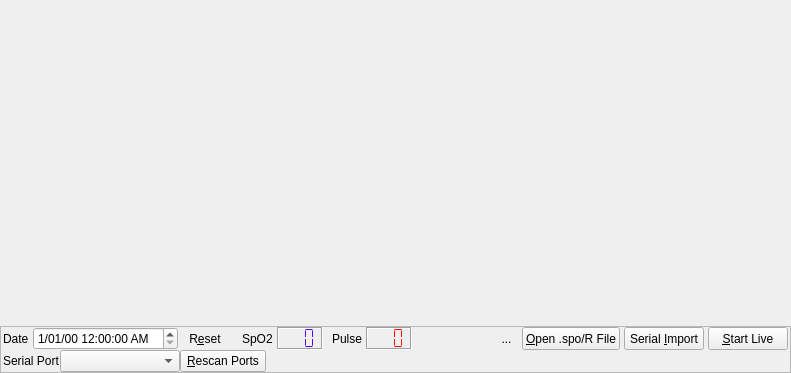
<?xml version="1.0" encoding="UTF-8"?>
<ui version="4.0">
 <class>Oximetry</class>
 <widget class="QWidget" name="Oximetry">
  <property name="geometry">
   <rect>
    <x>0</x>
    <y>0</y>
    <width>791</width>
    <height>373</height>
   </rect>
  </property>
  <property name="windowTitle">
   <string>Form</string>
  </property>
  <layout class="QVBoxLayout" name="verticalLayout">
   <property name="spacing">
    <number>0</number>
   </property>
   <property name="leftMargin">
    <number>0</number>
   </property>
   <property name="topMargin">
    <number>0</number>
   </property>
   <property name="rightMargin">
    <number>0</number>
   </property>
   <property name="bottomMargin">
    <number>0</number>
   </property>
   <item>
    <widget class="QWidget" name="graphArea" native="true">
     <property name="sizePolicy">
      <sizepolicy hsizetype="Expanding" vsizetype="Expanding">
       <horstretch>0</horstretch>
       <verstretch>0</verstretch>
      </sizepolicy>
     </property>
    </widget>
   </item>
   <item>
    <widget class="QFrame" name="frame">
     <property name="sizePolicy">
      <sizepolicy hsizetype="Preferred" vsizetype="Minimum">
       <horstretch>0</horstretch>
       <verstretch>0</verstretch>
      </sizepolicy>
     </property>
     <property name="frameShape">
      <enum>QFrame::StyledPanel</enum>
     </property>
     <property name="frameShadow">
      <enum>QFrame::Raised</enum>
     </property>
     <layout class="QVBoxLayout" name="verticalLayout_2">
      <property name="spacing">
       <number>0</number>
      </property>
      <property name="leftMargin">
       <number>2</number>
      </property>
      <property name="topMargin">
       <number>0</number>
      </property>
      <property name="rightMargin">
       <number>2</number>
      </property>
      <property name="bottomMargin">
       <number>0</number>
      </property>
      <item>
       <layout class="QHBoxLayout" name="horizontalLayout">
        <property name="spacing">
         <number>4</number>
        </property>
        <property name="leftMargin">
         <number>0</number>
        </property>
        <item>
         <widget class="QLabel" name="label_4">
          <property name="sizePolicy">
           <sizepolicy hsizetype="Preferred" vsizetype="Minimum">
            <horstretch>0</horstretch>
            <verstretch>0</verstretch>
           </sizepolicy>
          </property>
          <property name="text">
           <string>Date</string>
          </property>
         </widget>
        </item>
        <item>
         <widget class="QDateTimeEdit" name="dateEdit">
          <property name="sizePolicy">
           <sizepolicy hsizetype="Minimum" vsizetype="Minimum">
            <horstretch>0</horstretch>
            <verstretch>0</verstretch>
           </sizepolicy>
          </property>
          <property name="displayFormat">
           <string>d/MM/yy h:mm:ss AP</string>
          </property>
         </widget>
        </item>
        <item>
         <widget class="QToolButton" name="resetTimeButton">
          <property name="sizePolicy">
           <sizepolicy hsizetype="Fixed" vsizetype="Minimum">
            <horstretch>0</horstretch>
            <verstretch>0</verstretch>
           </sizepolicy>
          </property>
          <property name="styleSheet">
           <string notr="true">QToolButton {
 background: transparent;
 border-radius: 8px;
 border: 2px solid transparent;
}

QToolButton:hover {
 border: 2px solid #456789;
}

QToolButton:pressed {
 border: 2px solid #456789;
 background-color: #89abcd;
}</string>
          </property>
          <property name="text">
           <string>R&amp;eset</string>
          </property>
         </widget>
        </item>
        <item>
         <spacer name="horizontalSpacer_3">
          <property name="orientation">
           <enum>Qt::Horizontal</enum>
          </property>
          <property name="sizeType">
           <enum>QSizePolicy::Fixed</enum>
          </property>
          <property name="sizeHint" stdset="0">
           <size>
            <width>10</width>
            <height>20</height>
           </size>
          </property>
         </spacer>
        </item>
        <item>
         <widget class="QLabel" name="label_3">
          <property name="sizePolicy">
           <sizepolicy hsizetype="Preferred" vsizetype="Minimum">
            <horstretch>0</horstretch>
            <verstretch>0</verstretch>
           </sizepolicy>
          </property>
          <property name="text">
           <string>SpO2</string>
          </property>
         </widget>
        </item>
        <item>
         <widget class="QLCDNumber" name="spo2LCD">
          <property name="sizePolicy">
           <sizepolicy hsizetype="Fixed" vsizetype="Minimum">
            <horstretch>0</horstretch>
            <verstretch>0</verstretch>
           </sizepolicy>
          </property>
          <property name="palette">
           <palette>
            <active>
             <colorrole role="WindowText">
              <brush brushstyle="SolidPattern">
               <color alpha="255">
                <red>85</red>
                <green>0</green>
                <blue>255</blue>
               </color>
              </brush>
             </colorrole>
            </active>
            <inactive>
             <colorrole role="WindowText">
              <brush brushstyle="SolidPattern">
               <color alpha="255">
                <red>85</red>
                <green>0</green>
                <blue>255</blue>
               </color>
              </brush>
             </colorrole>
            </inactive>
            <disabled>
             <colorrole role="WindowText">
              <brush brushstyle="SolidPattern">
               <color alpha="255">
                <red>118</red>
                <green>118</green>
                <blue>117</blue>
               </color>
              </brush>
             </colorrole>
            </disabled>
           </palette>
          </property>
          <property name="frameShadow">
           <enum>QFrame::Sunken</enum>
          </property>
          <property name="digitCount">
           <number>3</number>
          </property>
          <property name="segmentStyle">
           <enum>QLCDNumber::Flat</enum>
          </property>
         </widget>
        </item>
        <item>
         <spacer name="horizontalSpacer_4">
          <property name="orientation">
           <enum>Qt::Horizontal</enum>
          </property>
          <property name="sizeType">
           <enum>QSizePolicy::Fixed</enum>
          </property>
          <property name="sizeHint" stdset="0">
           <size>
            <width>5</width>
            <height>20</height>
           </size>
          </property>
         </spacer>
        </item>
        <item>
         <widget class="QLabel" name="label_2">
          <property name="sizePolicy">
           <sizepolicy hsizetype="Preferred" vsizetype="Minimum">
            <horstretch>0</horstretch>
            <verstretch>0</verstretch>
           </sizepolicy>
          </property>
          <property name="text">
           <string>Pulse</string>
          </property>
         </widget>
        </item>
        <item>
         <widget class="QLCDNumber" name="pulseLCD">
          <property name="sizePolicy">
           <sizepolicy hsizetype="Fixed" vsizetype="Minimum">
            <horstretch>0</horstretch>
            <verstretch>0</verstretch>
           </sizepolicy>
          </property>
          <property name="palette">
           <palette>
            <active>
             <colorrole role="WindowText">
              <brush brushstyle="SolidPattern">
               <color alpha="255">
                <red>255</red>
                <green>0</green>
                <blue>0</blue>
               </color>
              </brush>
             </colorrole>
            </active>
            <inactive>
             <colorrole role="WindowText">
              <brush brushstyle="SolidPattern">
               <color alpha="255">
                <red>255</red>
                <green>0</green>
                <blue>0</blue>
               </color>
              </brush>
             </colorrole>
            </inactive>
            <disabled>
             <colorrole role="WindowText">
              <brush brushstyle="SolidPattern">
               <color alpha="255">
                <red>118</red>
                <green>118</green>
                <blue>117</blue>
               </color>
              </brush>
             </colorrole>
            </disabled>
           </palette>
          </property>
          <property name="frameShape">
           <enum>QFrame::Box</enum>
          </property>
          <property name="frameShadow">
           <enum>QFrame::Sunken</enum>
          </property>
          <property name="digitCount">
           <number>3</number>
          </property>
          <property name="segmentStyle">
           <enum>QLCDNumber::Flat</enum>
          </property>
         </widget>
        </item>
        <item>
         <spacer name="horizontalSpacer_2">
          <property name="orientation">
           <enum>Qt::Horizontal</enum>
          </property>
          <property name="sizeHint" stdset="0">
           <size>
            <width>40</width>
            <height>20</height>
           </size>
          </property>
         </spacer>
        </item>
        <item>
         <widget class="QToolButton" name="saveButton">
          <property name="sizePolicy">
           <sizepolicy hsizetype="Fixed" vsizetype="Minimum">
            <horstretch>0</horstretch>
            <verstretch>0</verstretch>
           </sizepolicy>
          </property>
          <property name="styleSheet">
           <string notr="true">QToolButton {
 background: transparent;
 border-radius: 8px;
 border: 2px solid transparent;
}

QToolButton:hover {
 border: 2px solid #456789;
}

QToolButton:pressed {
 border: 2px solid #456789;
 background-color: #89abcd;
}</string>
          </property>
          <property name="text">
           <string>...</string>
          </property>
          <property name="icon">
           <iconset resource="Resources.qrc">
            <normaloff>:/icons/save.png</normaloff>:/icons/save.png</iconset>
          </property>
         </widget>
        </item>
        <item>
         <widget class="QPushButton" name="openButton">
          <property name="sizePolicy">
           <sizepolicy hsizetype="Minimum" vsizetype="Minimum">
            <horstretch>0</horstretch>
            <verstretch>0</verstretch>
           </sizepolicy>
          </property>
          <property name="styleSheet">
           <string notr="true"/>
          </property>
          <property name="text">
           <string>&amp;Open .spo/R File</string>
          </property>
          <property name="checkable">
           <bool>false</bool>
          </property>
          <property name="flat">
           <bool>false</bool>
          </property>
         </widget>
        </item>
        <item>
         <widget class="QPushButton" name="ImportButton">
          <property name="sizePolicy">
           <sizepolicy hsizetype="Minimum" vsizetype="Minimum">
            <horstretch>0</horstretch>
            <verstretch>0</verstretch>
           </sizepolicy>
          </property>
          <property name="text">
           <string>Serial &amp;Import</string>
          </property>
         </widget>
        </item>
        <item>
         <widget class="QPushButton" name="RunButton">
          <property name="sizePolicy">
           <sizepolicy hsizetype="Minimum" vsizetype="Minimum">
            <horstretch>0</horstretch>
            <verstretch>0</verstretch>
           </sizepolicy>
          </property>
          <property name="text">
           <string>&amp;Start Live</string>
          </property>
          <property name="checkable">
           <bool>true</bool>
          </property>
         </widget>
        </item>
       </layout>
      </item>
      <item>
       <layout class="QHBoxLayout" name="horizontalLayout_2">
        <property name="sizeConstraint">
         <enum>QLayout::SetMinimumSize</enum>
        </property>
        <item>
         <widget class="QLabel" name="label">
          <property name="sizePolicy">
           <sizepolicy hsizetype="Preferred" vsizetype="Minimum">
            <horstretch>0</horstretch>
            <verstretch>0</verstretch>
           </sizepolicy>
          </property>
          <property name="text">
           <string>Serial Port</string>
          </property>
         </widget>
        </item>
        <item>
         <widget class="QComboBox" name="SerialPortsCombo">
          <property name="sizePolicy">
           <sizepolicy hsizetype="Preferred" vsizetype="Minimum">
            <horstretch>0</horstretch>
            <verstretch>0</verstretch>
           </sizepolicy>
          </property>
          <property name="minimumSize">
           <size>
            <width>120</width>
            <height>0</height>
           </size>
          </property>
         </widget>
        </item>
        <item>
         <widget class="QToolButton" name="RefreshPortsButton">
          <property name="sizePolicy">
           <sizepolicy hsizetype="Fixed" vsizetype="Minimum">
            <horstretch>0</horstretch>
            <verstretch>0</verstretch>
           </sizepolicy>
          </property>
          <property name="text">
           <string>&amp;Rescan Ports</string>
          </property>
         </widget>
        </item>
        <item>
         <spacer name="horizontalSpacer">
          <property name="orientation">
           <enum>Qt::Horizontal</enum>
          </property>
          <property name="sizeHint" stdset="0">
           <size>
            <width>40</width>
            <height>20</height>
           </size>
          </property>
         </spacer>
        </item>
       </layout>
      </item>
     </layout>
    </widget>
   </item>
  </layout>
 </widget>
 <resources>
  <include location="Resources.qrc"/>
 </resources>
 <connections/>
</ui>
